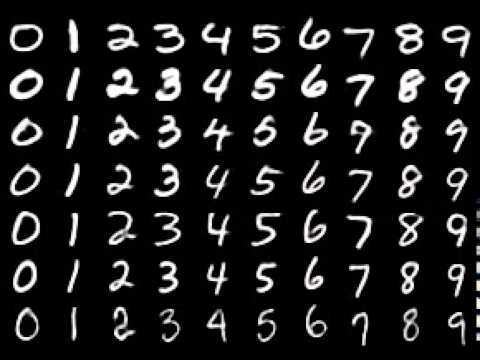
#> input picture Assignments/Computer_Vision/anmol_d/unwanted/image1.jpeg, 480 x 360 px, given in place of the camera
$ python 'OpenCV Masking Question.py'
#> lines starting #> are read from the running program, lines starting #| are printed output that depends on the picture; after the words box and inside, x2 and y2 are one past the last pixel; in counts of white or black regions, pixels touching at a corner belong together
import cv2
import numpy as np

def convert_to_grayscale(image):
    # Convert the image to grayscale using the cv2.cvtColor() function.
    grayscale_image = cv2.cvtColor(image, cv2.COLOR_BGR2GRAY)

    return grayscale_image


def dilate(array):
    dilated_array = np.copy(array)  # Create a copy of the input array to store the eroded result

    for row in range(1, array.shape[0] - 1):
        for col in range(1, array.shape[1] - 1):
            if array[row, col] == 0:
                if array[row - 1, col] == 1:
                    dilated_array[row, col] = 1
                elif array[row + 1, col] == 1:
                    dilated_array[row, col] = 1
                elif array[row, col - 1] == 1:
                    dilated_array[row, col] = 1
                elif array[row, col + 1] == 1:
                    dilated_array[row, col] = 1
    return dilated_array


def erode(array):
    eroded_array = np.copy(array)  # Create a copy of the input array to store the eroded result

    for row in range(1, array.shape[0] - 1):
        for col in range(1, array.shape[1] - 1):
            if array[row, col] == 1:
                if array[row - 1, col] == 0:
                    eroded_array[row, col] = 0
                elif array[row + 1, col] == 0:
                    eroded_array[row, col] = 0
                elif array[row, col - 1] == 0:
                    eroded_array[row, col] = 0
                elif array[row, col + 1] == 0:
                    eroded_array[row, col] = 0

    return eroded_array


# Create a VideoCapture object
cap = cv2.VideoCapture(0)
# Check if the webcam is opened
if not cap.isOpened():
    print("Error opening webcam")
    exit()
# Get the first frame
ret, frame = cap.read()
#> frame is the input picture: shape (360, 480, 3); mean B, G, R 31.1, 31.1, 31.2

# Save the first frame
cv2.imwrite("first_frame.jpg", frame)

# Close the video
cap.release()

# Load the first frame
first_frame = cv2.imread("first_frame.jpg")
# Do something with the frame
greyfirst = convert_to_grayscale(first_frame)
blurredfirst = cv2.GaussianBlur(greyfirst, (3, 3), 1.0)
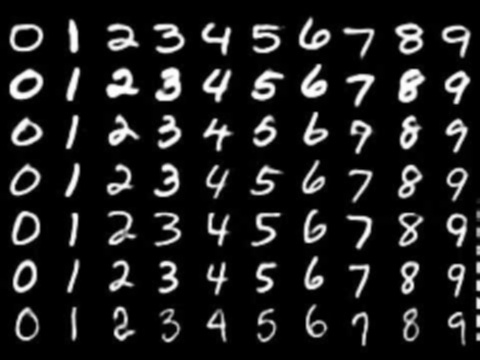
#> blurredfirst: shape (360, 480); min 0, max 255, mean 31.2
thresholdedfirst = cv2.threshold(blurredfirst, 127, 255, cv2.THRESH_BINARY)[1]
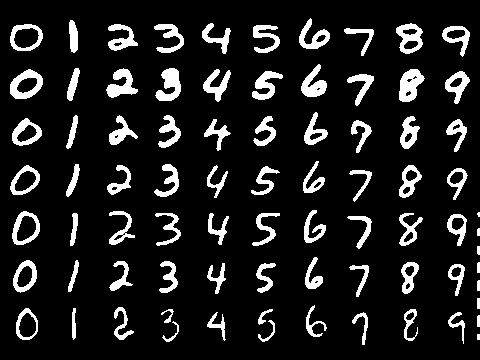
#> thresholdedfirst: shape (360, 480); 12% white; 80 white regions (2 under 20 px), largest, box (x1, y1, x2, y2) and area: (399, 69, 425, 102) 545, (155, 68, 181, 101) 512, (10, 69, 43, 99) 510
# converting to array to operate upon
thresholdedfirst_array = np.array(thresholdedfirst)
closed_after_opened_first = erode(dilate(dilate(erode(thresholdedfirst_array))))
# highlight the pixels =1 in first image
boolean_mask = (closed_after_opened_first[:, :] == 255)
processed_mask = np.array(first_frame)
processed_mask[np.invert(boolean_mask)] = 0
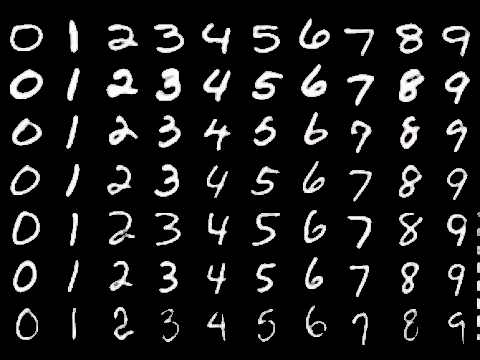
#> processed_mask: shape (360, 480, 3); mean B, G, R 25.5, 25.5, 25.6

# Show the frame
cv2.imshow("first frame", first_frame)
cv2.imshow("processed mask", processed_mask)

cap = cv2.VideoCapture(0)
# Check if the webcam is opened
if not cap.isOpened():
    print("Error opening webcam")
    exit()
while True:
    # A)Canny edge detection
    # Capture the frame from the webcam
    ret, frame = cap.read()
    Final = frame - processed_mask
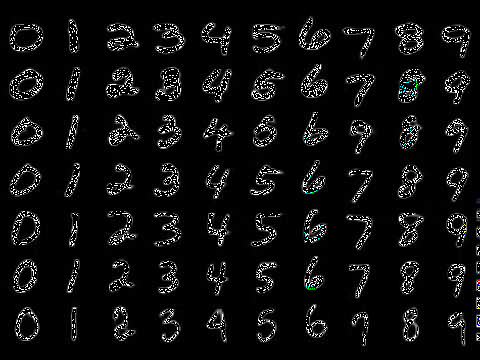
#> Final: shape (360, 480, 3); mean B, G, R 14.6, 14.6, 14.5
    cv2.imshow("Webcam", frame)
    cv2.imshow("final", Final)
    key = cv2.waitKey(1)
#> (key Esc is pressed here)
    # If the key pressed is `c`, break from the loop
    if key == ord('c'):
        break

# Centroid detection
centroid_image = thresholdedfirst_array
centroid_image[np.invert(boolean_mask)] = 0
M = cv2.moments(centroid_image)
centroid_x = int(M['m10'] / M['m00'])
centroid_y = int(M['m01'] / M['m00'])
centroid = (centroid_x, centroid_y)
cv2.circle(first_frame, centroid, 5, (0, 0, 255), -1)
cv2.imshow("Image with Circle", first_frame)
cv2.waitKey(6000)
cv2.destroyAllWindows()
